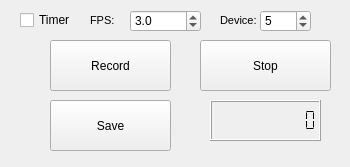
<?xml version="1.0" encoding="UTF-8"?>
<ui version="4.0">
 <class>AutoRecorder</class>
 <widget class="QWidget" name="AutoRecorder">
  <property name="geometry">
   <rect>
    <x>0</x>
    <y>0</y>
    <width>350</width>
    <height>167</height>
   </rect>
  </property>
  <property name="windowTitle">
   <string>AutoRecorder</string>
  </property>
  <widget class="QPushButton" name="recordpushButton">
   <property name="geometry">
    <rect>
     <x>50</x>
     <y>40</y>
     <width>121</width>
     <height>51</height>
    </rect>
   </property>
   <property name="text">
    <string>Record</string>
   </property>
  </widget>
  <widget class="QPushButton" name="stoppushButton">
   <property name="geometry">
    <rect>
     <x>200</x>
     <y>40</y>
     <width>131</width>
     <height>51</height>
    </rect>
   </property>
   <property name="text">
    <string>Stop</string>
   </property>
  </widget>
  <widget class="QPushButton" name="savepushButton">
   <property name="geometry">
    <rect>
     <x>50</x>
     <y>100</y>
     <width>121</width>
     <height>51</height>
    </rect>
   </property>
   <property name="text">
    <string>Save</string>
   </property>
  </widget>
  <widget class="QLCDNumber" name="lcdNumber">
   <property name="geometry">
    <rect>
     <x>210</x>
     <y>100</y>
     <width>111</width>
     <height>41</height>
    </rect>
   </property>
   <property name="smallDecimalPoint">
    <bool>false</bool>
   </property>
   <property name="digitCount">
    <number>10</number>
   </property>
   <property name="segmentStyle">
    <enum>QLCDNumber::Flat</enum>
   </property>
   <property name="value" stdset="0">
    <double>0.000000000000000</double>
   </property>
  </widget>
  <widget class="QLabel" name="label_2">
   <property name="geometry">
    <rect>
     <x>90</x>
     <y>10</y>
     <width>31</width>
     <height>21</height>
    </rect>
   </property>
   <property name="font">
    <font>
     <pointsize>8</pointsize>
    </font>
   </property>
   <property name="lineWidth">
    <number>1</number>
   </property>
   <property name="text">
    <string>FPS:</string>
   </property>
  </widget>
  <widget class="QDoubleSpinBox" name="fpsdoubleSpinBox">
   <property name="geometry">
    <rect>
     <x>130</x>
     <y>10</y>
     <width>71</width>
     <height>22</height>
    </rect>
   </property>
   <property name="decimals">
    <number>1</number>
   </property>
   <property name="value">
    <double>3.000000000000000</double>
   </property>
  </widget>
  <widget class="QLabel" name="label_3">
   <property name="geometry">
    <rect>
     <x>220</x>
     <y>10</y>
     <width>41</width>
     <height>21</height>
    </rect>
   </property>
   <property name="font">
    <font>
     <pointsize>8</pointsize>
    </font>
   </property>
   <property name="lineWidth">
    <number>1</number>
   </property>
   <property name="text">
    <string>Device:</string>
   </property>
  </widget>
  <widget class="QSpinBox" name="indexspinBox">
   <property name="geometry">
    <rect>
     <x>260</x>
     <y>10</y>
     <width>51</width>
     <height>22</height>
    </rect>
   </property>
   <property name="value">
    <number>5</number>
   </property>
  </widget>
  <widget class="QCheckBox" name="timercheckBox">
   <property name="geometry">
    <rect>
     <x>20</x>
     <y>10</y>
     <width>61</width>
     <height>20</height>
    </rect>
   </property>
   <property name="font">
    <font>
     <pointsize>9</pointsize>
    </font>
   </property>
   <property name="text">
    <string>Timer</string>
   </property>
  </widget>
 </widget>
 <resources/>
 <connections/>
</ui>
